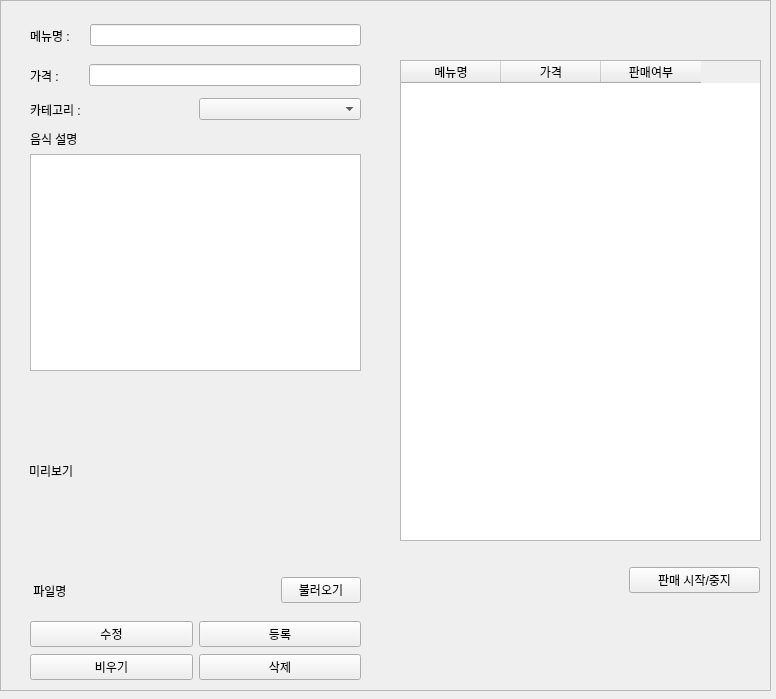
<?xml version="1.0" encoding="UTF-8"?>
<ui version="4.0">
 <class>menuAddForm</class>
 <widget class="QWidget" name="menuAddForm">
  <property name="geometry">
   <rect>
    <x>0</x>
    <y>0</y>
    <width>776</width>
    <height>699</height>
   </rect>
  </property>
  <property name="minimumSize">
   <size>
    <width>776</width>
    <height>699</height>
   </size>
  </property>
  <property name="maximumSize">
   <size>
    <width>776</width>
    <height>699</height>
   </size>
  </property>
  <property name="windowTitle">
   <string>Form</string>
  </property>
  <widget class="QFrame" name="menuWidget">
   <property name="geometry">
    <rect>
     <x>0</x>
     <y>0</y>
     <width>771</width>
     <height>691</height>
    </rect>
   </property>
   <property name="frameShape">
    <enum>QFrame::StyledPanel</enum>
   </property>
   <property name="frameShadow">
    <enum>QFrame::Raised</enum>
   </property>
   <widget class="QTableWidget" name="menuTableWidget">
    <property name="geometry">
     <rect>
      <x>400</x>
      <y>60</y>
      <width>361</width>
      <height>481</height>
     </rect>
    </property>
    <column>
     <property name="text">
      <string>메뉴명</string>
     </property>
    </column>
    <column>
     <property name="text">
      <string>가격</string>
     </property>
    </column>
    <column>
     <property name="text">
      <string>판매여부</string>
     </property>
    </column>
   </widget>
   <widget class="QWidget" name="horizontalLayoutWidget">
    <property name="geometry">
     <rect>
      <x>30</x>
      <y>20</y>
      <width>331</width>
      <height>31</height>
     </rect>
    </property>
    <layout class="QHBoxLayout" name="horizontalLayout">
     <item>
      <widget class="QLabel" name="label">
       <property name="text">
        <string>메뉴명 :    </string>
       </property>
      </widget>
     </item>
     <item>
      <widget class="QLineEdit" name="menuName"/>
     </item>
    </layout>
   </widget>
   <widget class="QWidget" name="horizontalLayoutWidget_2">
    <property name="geometry">
     <rect>
      <x>30</x>
      <y>60</y>
      <width>331</width>
      <height>31</height>
     </rect>
    </property>
    <layout class="QHBoxLayout" name="horizontalLayout_2">
     <item>
      <widget class="QLabel" name="label_2">
       <property name="text">
        <string>가격 :       </string>
       </property>
      </widget>
     </item>
     <item>
      <widget class="QLineEdit" name="menuprice"/>
     </item>
    </layout>
   </widget>
   <widget class="QWidget" name="verticalLayoutWidget">
    <property name="geometry">
     <rect>
      <x>30</x>
      <y>130</y>
      <width>331</width>
      <height>241</height>
     </rect>
    </property>
    <layout class="QVBoxLayout" name="verticalLayout">
     <item>
      <widget class="QLabel" name="label_3">
       <property name="text">
        <string>음식 설명</string>
       </property>
      </widget>
     </item>
     <item>
      <widget class="QTextEdit" name="fooddescription"/>
     </item>
    </layout>
   </widget>
   <widget class="QWidget" name="horizontalLayoutWidget_3">
    <property name="geometry">
     <rect>
      <x>30</x>
      <y>570</y>
      <width>331</width>
      <height>41</height>
     </rect>
    </property>
    <layout class="QHBoxLayout" name="horizontalLayout_4">
     <item>
      <widget class="QLabel" name="imagefilename">
       <property name="text">
        <string> 파일명  </string>
       </property>
       <property name="wordWrap">
        <bool>true</bool>
       </property>
      </widget>
     </item>
     <item>
      <spacer name="horizontalSpacer">
       <property name="orientation">
        <enum>Qt::Horizontal</enum>
       </property>
       <property name="sizeHint" stdset="0">
        <size>
         <width>40</width>
         <height>20</height>
        </size>
       </property>
      </spacer>
     </item>
     <item>
      <widget class="QPushButton" name="selectImage">
       <property name="text">
        <string>불러오기</string>
       </property>
      </widget>
     </item>
    </layout>
   </widget>
   <widget class="QWidget" name="horizontalLayoutWidget_4">
    <property name="geometry">
     <rect>
      <x>30</x>
      <y>620</y>
      <width>331</width>
      <height>61</height>
     </rect>
    </property>
    <layout class="QGridLayout" name="gridLayout">
     <item row="0" column="0">
      <widget class="QPushButton" name="modButton">
       <property name="text">
        <string>수정</string>
       </property>
      </widget>
     </item>
     <item row="0" column="1">
      <widget class="QPushButton" name="addButton">
       <property name="text">
        <string>등록</string>
       </property>
      </widget>
     </item>
     <item row="1" column="0">
      <widget class="QPushButton" name="clearButton">
       <property name="text">
        <string>비우기</string>
       </property>
      </widget>
     </item>
     <item row="1" column="1">
      <widget class="QPushButton" name="deleteButton">
       <property name="text">
        <string>삭제</string>
       </property>
      </widget>
     </item>
    </layout>
   </widget>
   <widget class="QWidget" name="horizontalLayoutWidget_5">
    <property name="geometry">
     <rect>
      <x>629</x>
      <y>550</y>
      <width>131</width>
      <height>61</height>
     </rect>
    </property>
    <layout class="QHBoxLayout" name="horizontalLayout_6">
     <item>
      <widget class="QPushButton" name="foodClose">
       <property name="text">
        <string>판매 시작/중지</string>
       </property>
      </widget>
     </item>
    </layout>
   </widget>
   <widget class="QWidget" name="verticalLayoutWidget_2">
    <property name="geometry">
     <rect>
      <x>29</x>
      <y>380</y>
      <width>331</width>
      <height>181</height>
     </rect>
    </property>
    <layout class="QVBoxLayout" name="verticalLayout_2">
     <item>
      <widget class="QLabel" name="foodimage">
       <property name="text">
        <string>미리보기</string>
       </property>
      </widget>
     </item>
    </layout>
   </widget>
   <widget class="QWidget" name="horizontalLayoutWidget_6">
    <property name="geometry">
     <rect>
      <x>30</x>
      <y>94</y>
      <width>331</width>
      <height>31</height>
     </rect>
    </property>
    <layout class="QHBoxLayout" name="horizontalLayout_3">
     <item>
      <widget class="QLabel" name="label_6">
       <property name="text">
        <string>카테고리 : </string>
       </property>
      </widget>
     </item>
     <item>
      <widget class="QComboBox" name="catecomboBox"/>
     </item>
    </layout>
   </widget>
  </widget>
 </widget>
 <resources/>
 <connections/>
</ui>
